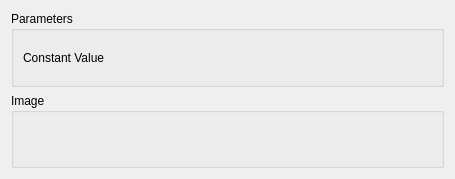
<?xml version="1.0" encoding="UTF-8"?>
<ui version="4.0">
 <class>SeismicLabGui::DlgConstantModulation</class>
 <widget class="QWidget" name="SeismicLabGui::DlgConstantModulation">
  <property name="geometry">
   <rect>
    <x>0</x>
    <y>0</y>
    <width>455</width>
    <height>179</height>
   </rect>
  </property>
  <property name="windowTitle">
   <string>Feature Parameters</string>
  </property>
  <property name="sizeGripEnabled" stdset="0">
   <bool>true</bool>
  </property>
  <layout class="QGridLayout" name="gridLayout">
   <item row="1" column="0">
    <widget class="QGroupBox" name="GroupBox5_5">
     <property name="title">
      <string>Image</string>
     </property>
     <layout class="QGridLayout" name="_6">
      <property name="leftMargin">
       <number>9</number>
      </property>
      <property name="topMargin">
       <number>9</number>
      </property>
      <property name="rightMargin">
       <number>9</number>
      </property>
      <property name="bottomMargin">
       <number>9</number>
      </property>
      <property name="spacing">
       <number>6</number>
      </property>
      <item row="1" column="0">
       <layout class="QHBoxLayout" name="horizontalLayout_9" stretch="0">
        <item>
         <widget class="QLabel" name="label_Image">
          <property name="text">
           <string/>
          </property>
         </widget>
        </item>
       </layout>
      </item>
     </layout>
    </widget>
   </item>
   <item row="0" column="0">
    <widget class="QGroupBox" name="GroupBox5_3">
     <property name="title">
      <string>Parameters</string>
     </property>
     <layout class="QGridLayout" name="_3">
      <property name="leftMargin">
       <number>9</number>
      </property>
      <property name="topMargin">
       <number>9</number>
      </property>
      <property name="rightMargin">
       <number>9</number>
      </property>
      <property name="bottomMargin">
       <number>9</number>
      </property>
      <property name="spacing">
       <number>6</number>
      </property>
      <item row="1" column="0">
       <layout class="QHBoxLayout" name="horizontalLayout" stretch="0,0">
        <item>
         <widget class="QLabel" name="label">
          <property name="text">
           <string>Constant Value</string>
          </property>
         </widget>
        </item>
        <item>
         <widget class="Gui::QuantitySpinBox" name="doubleSpinBox_ConstantValue" native="true">
          <property name="keyboardTracking" stdset="0">
           <bool>false</bool>
          </property>
         </widget>
        </item>
       </layout>
      </item>
     </layout>
    </widget>
   </item>
  </layout>
 </widget>
 <customwidgets>
  <customwidget>
   <class>Gui::QuantitySpinBox</class>
   <extends>QWidget</extends>
   <header>Gui/QuantitySpinBox.h</header>
  </customwidget>
 </customwidgets>
 <resources/>
 <connections/>
</ui>
